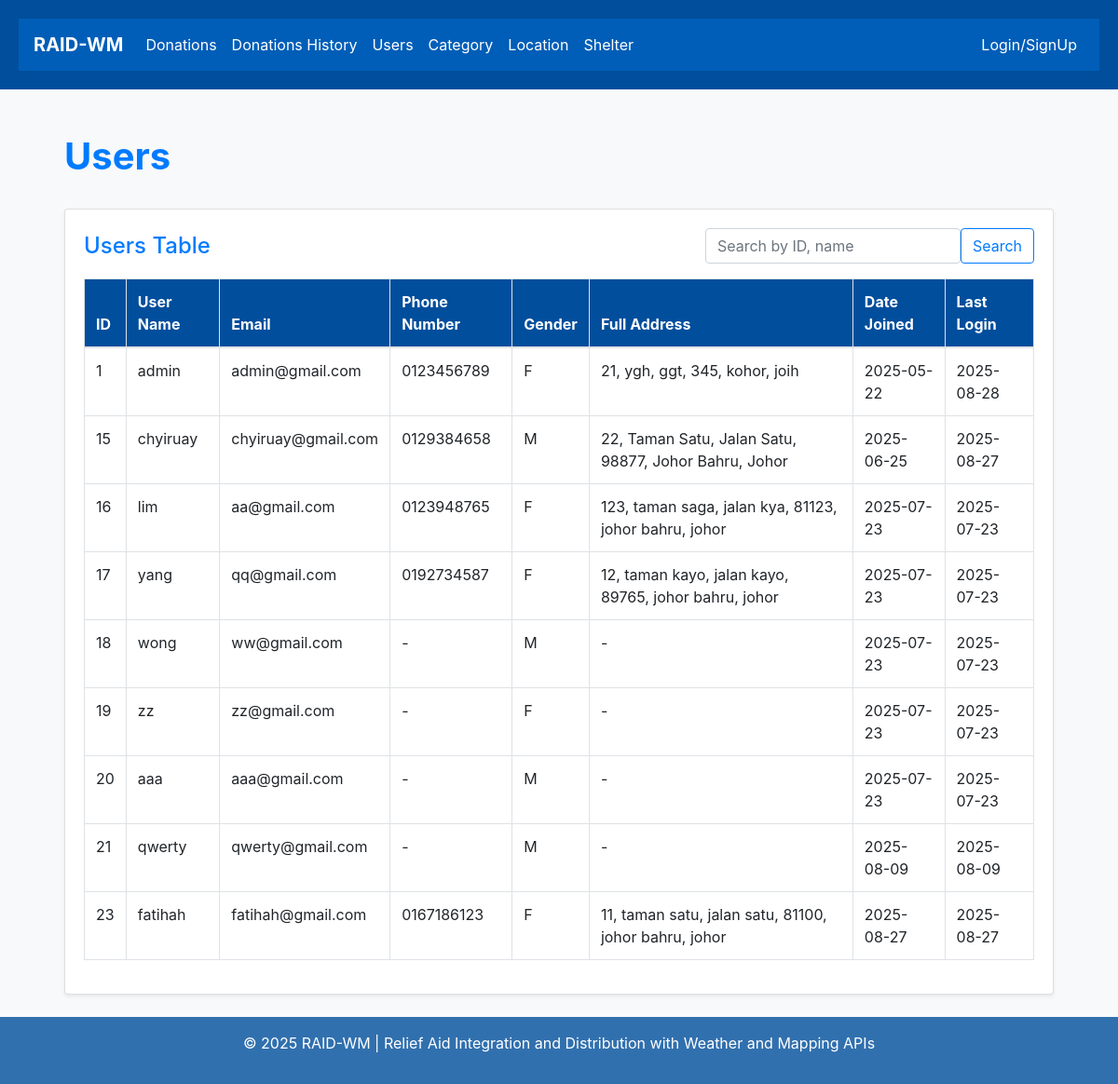
The app's page /main/, older data.
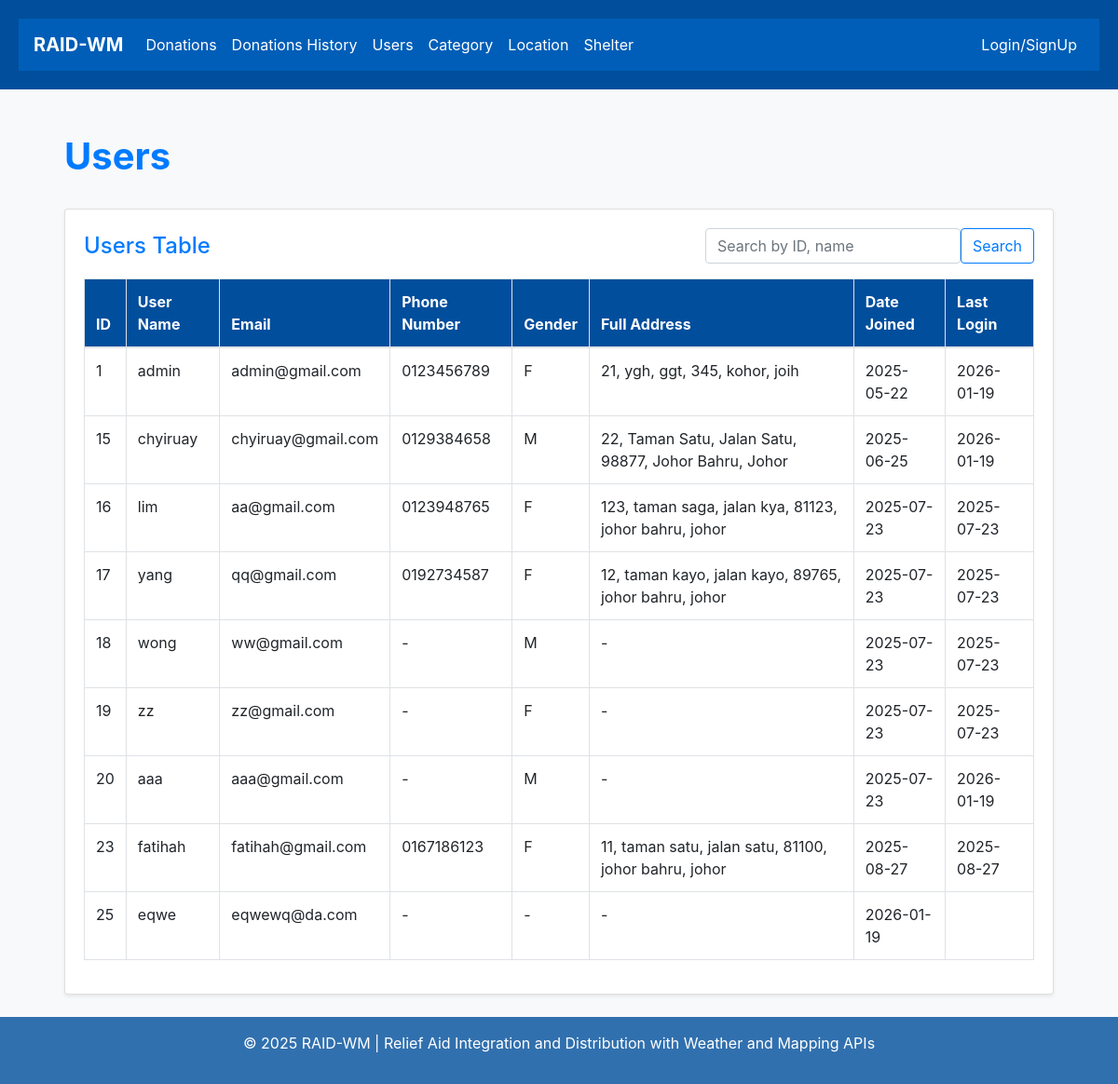
The same page, newer data.
### members/models.py (models this page shows, shortened)
class CustomUser(AbstractUser):
    house_number = models.CharField(max_length=20, blank=True, null=True)
    street_name = models.CharField(max_length=100, blank=True, null=True)
    residential_area = models.CharField(max_length=100, blank=True, null=True)
    postcode = models.CharField(max_length=10, blank=True, null=True)
    city = models.CharField(max_length=100, blank=True, null=True)
    state = models.CharField(max_length=100, blank=True, null=True)
    def full_address(self):
        parts = [
            self.house_number,
            self.street_name,
            self.residential_area,
            self.postcode,
            self.city,
            self.state
        ]
        return ', '.join([part for part in parts if part])
    phone_number = models.CharField(max_length=20, blank=True)
    gender = models.CharField(max_length=10, choices=[('M', 'Male'), ('F', 'Female')], blank=True)
    is_employee = models.BooleanField(default=False)
    email = models.EmailField(unique=True)

### members/views.py (the view)
# urls.py: path("main/", views.user_list, name="users"),
def user_list(request):
    query = request.GET.get('q')
    if query:
        myusers = CustomUser.objects.filter(
            Q(id__iexact=query) |
            Q(username__icontains=query)
        )
    else:
        myusers = CustomUser.objects.all()
    return render(request, 'user/user.html', {
        'myusers': myusers,
        'query': query,
        })

### members/templates/user/user.html (shortened to what this page needs)
{% extends "master.html" %}
{% block content %}
<div class="container-fluid mt-4 px-4">
    <div class="d-flex justify-content-between align-items-center mb-4">
        <h1 class="text-primary font-weight-bold">Users</h1>
    </div>
    <div class="card shadow-sm mb-4">
        <div class="card-body">
            <div class="d-flex justify-content-between align-items-center flex-wrap mb-3">
                <h4 class="card-title mb-0 text-primary">Users Table</h4>
                <form method="get" action="" class="d-flex">
                    <input type="text" name="q" class="form-control me-2" placeholder="Search by ID, name" value="{{ query|default:'' }}">
                    <button type="submit" class="btn btn-outline-primary">Search</button>
                </form>
            </div>
            {% if myusers %}
            <div class="table-responsive">
                <table class="table table-bordered table-hover w-100">
                    <thead style="background-color: #004e9c; color: white;">
                        <tr>
                        <th>ID</th>
                        <th>User Name</th>
                        <th>Email</th>
                        <th>Phone Number</th>
                        <th style=>Gender</th>
                        <th style="white-space: nowrap;">Full Address</th>
                        <th>Date Joined</th>
                        <th>Last Login</th>
                        </tr>
                    </thead>
                    <tbody>
                        {% for u in myusers %}
                        <tr>
                            <td>{{ u.id }}</td>
                            <td>{{ u.username }}</td>
                            <td>{{ u.email }}</td>
                            <td>{{ u.phone_number|default:"-" }}</td>
                            <td>{{ u.gender|default:"-" }}</td>
                            <td>{{ u.full_address|default:"-" }}</td>
                            <td>{{ u.date_joined|date:"Y-m-d" }}</td>
                            <td>{{ u.last_login|date:"Y-m-d" }}</td>
                        </tr>
                        {% endfor %}
                    </tbody>
                </table>
            </div>
            {% else %}
            <div class="alert alert-info">No users found.</div>
            {% endif %}
        </div>
    </div>
</div>
{% endblock %}

Row changes from the older to the newer data that the page shows:
removed CustomUser: id "21", username "qwerty", email "qwerty@gmail.com", phone_number "-", gender "M", full_address "-", date_joined "2025-08-09", last_login "2025-08-09"
changed CustomUser "admin": last_login "2025-08-28" → "2026-01-19"
changed CustomUser "chyiruay": last_login "2025-08-27" → "2026-01-19"
changed CustomUser "aaa": last_login "2025-07-23" → "2026-01-19"
added CustomUser: id "25", username "eqwe", email "eqwewq@da.com", phone_number "-", gender "-", full_address "-", date_joined "2026-01-19"
